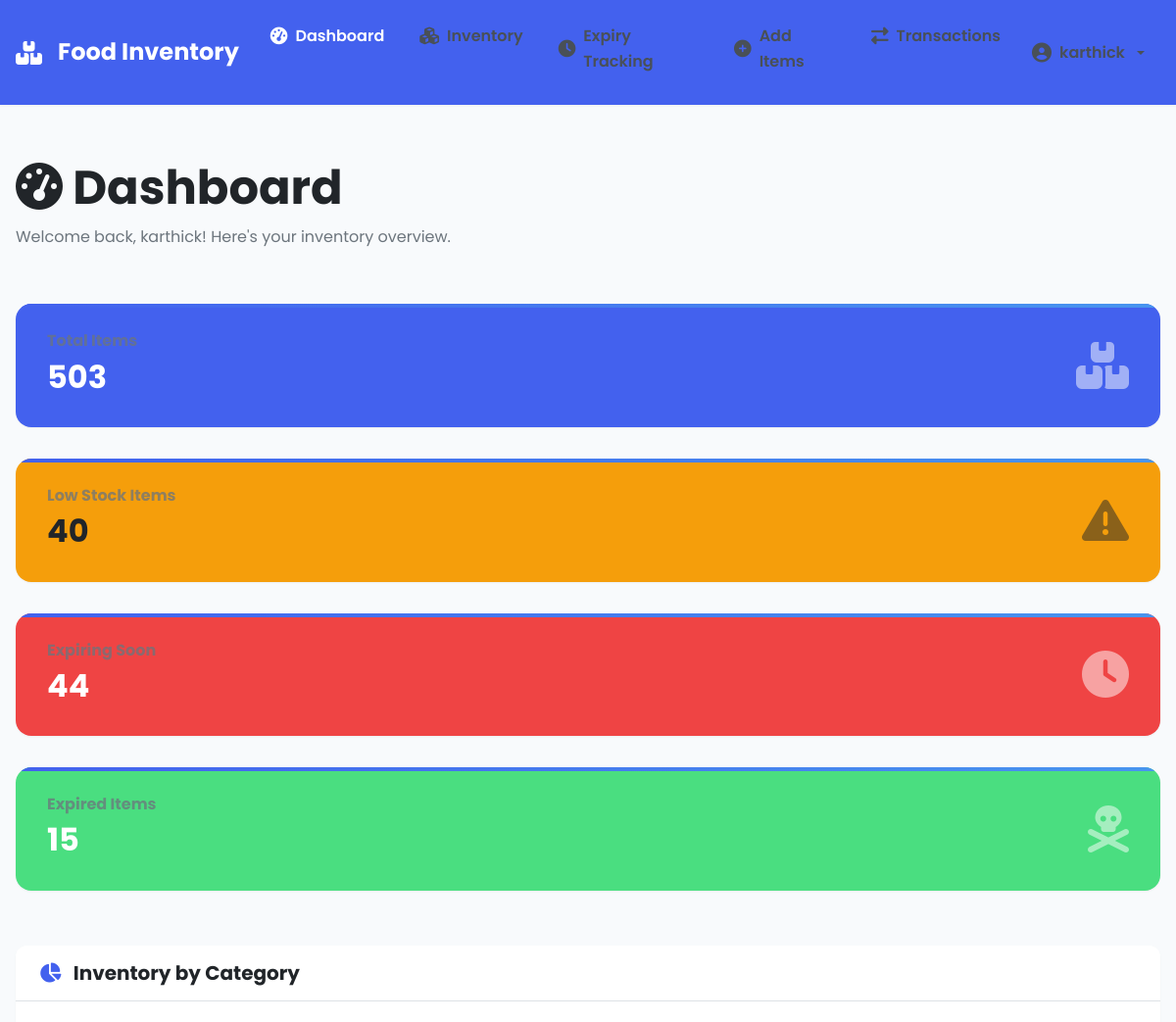
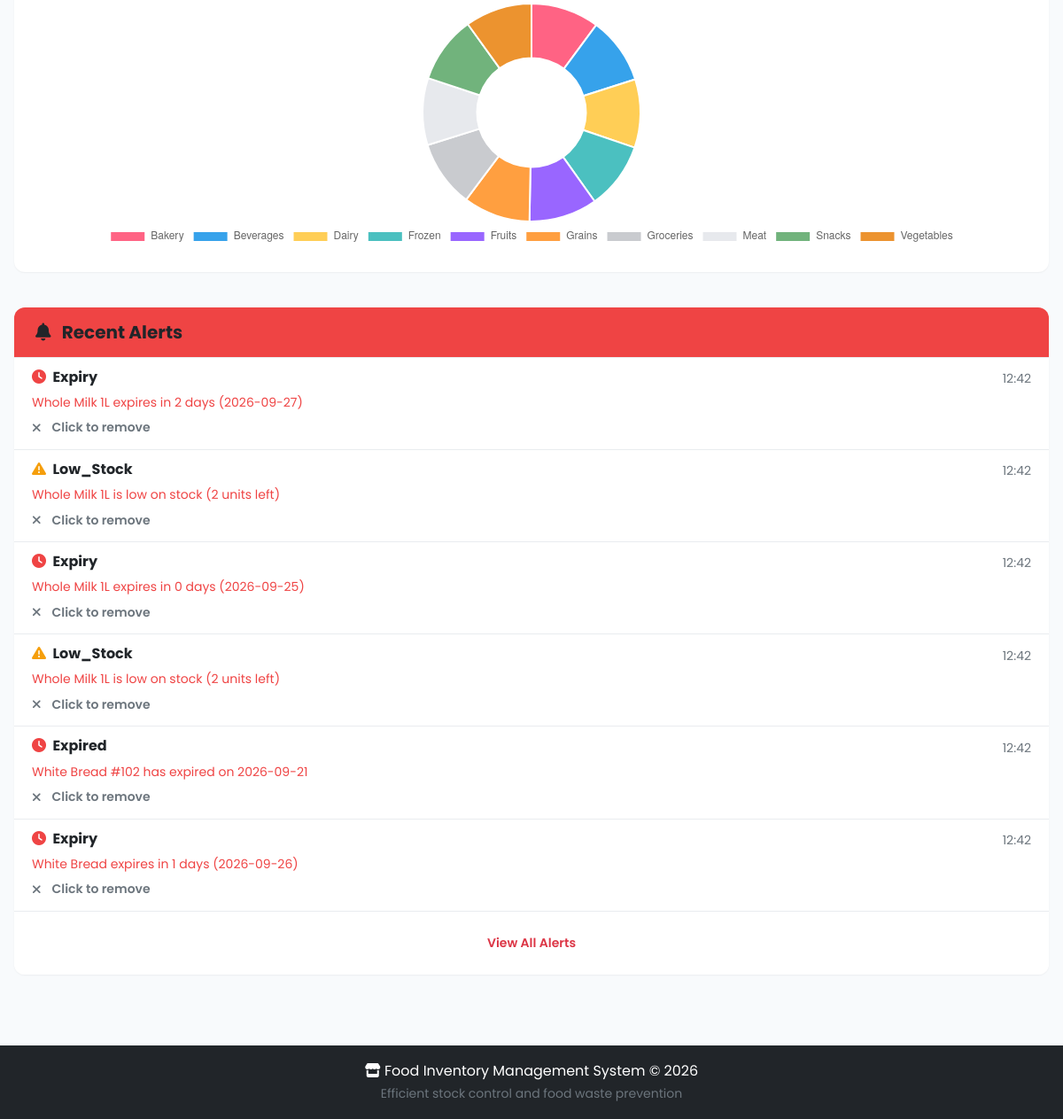
Screenshot of /dashboard/ (signed in) with the database file from the repository (2 pictures, top to bottom).
### inventory/models.py (models this page shows, shortened)
class User(AbstractUser):
    role = models.CharField(max_length=20, default='staff')  # admin, manager, staff
    created_at = models.DateTimeField(auto_now_add=True)

class Alert(models.Model):
    item = models.ForeignKey(FoodItem, on_delete=models.CASCADE, related_name='alerts')
    alert_type = models.CharField(max_length=50)  # expiry, low_stock, overstock, expired
    message = models.CharField(max_length=500)
    priority = models.CharField(max_length=20, default='medium')  # high, medium, low
    status = models.CharField(max_length=20, default='unread')  # unread, read, resolved
    created_at = models.DateTimeField(auto_now_add=True)
    resolved_at = models.DateTimeField(null=True, blank=True)
    class Meta:
        ordering = ['-created_at']

### inventory/views.py (the view)
# urls.py: path('dashboard/', views.dashboard, name='dashboard'),
@login_required
def dashboard(request):
    today = date.today()
    total_items = FoodItem.objects.count()
    low_stock_items = FoodItem.objects.filter(quantity__lt=10).count()
    expired_items = FoodItem.objects.filter(expiry_date__lt=today, quantity__gt=0).count()
    expiring_soon = FoodItem.objects.filter(
        expiry_date__lte=today + timedelta(days=3),
        expiry_date__gte=today,
        quantity__gt=0
    ).count()
    recent_alerts = Alert.objects.filter(status='unread').exclude(alert_type='overstock').order_by('-created_at')[:6]
    category_counts = FoodItem.objects.values('category').annotate(count=Count('id'))
    category_labels = [c['category'] for c in category_counts]
    category_values = [c['count'] for c in category_counts]
    context = {
        'total_items': total_items,
        'low_stock_items': low_stock_items,
        'expired_items': expired_items,
        'expiring_soon': expiring_soon,
        'recent_alerts': recent_alerts,
        'category_labels': category_labels,
        'category_values': category_values
    }
    return render(request, 'dashboard.html', context)

### templates/dashboard.html (shortened to what this page needs)
{% extends "base.html" %}
{% load static %}
{% block extra_css %}
<link rel="stylesheet" href="{% static 'css/dashboard.css' %}">
{% endblock %}
{% block content %}
<div class="container-fluid">
    <div class="row mb-4">
        <div class="col-12">
            <h1 class="display-5 fw-bold">
                <i class="fas fa-tachometer-alt"></i> Dashboard
            </h1>
            <p class="text-muted">Welcome back, {{ user.username }}! Here's your inventory overview.</p>
        </div>
    </div>
    <div class="row mb-4">
        <div class="col-md-3 col-sm-6 mb-3">
            <div class="card stat-card bg-primary text-white shadow-sm border-0">
                <div class="card-body">
                    <div class="d-flex justify-content-between align-items-center">
                        <div>
                            <h6 class="card-subtitle mb-2 opacity-75">Total Items</h6>
                            <h2 class="card-title fw-bold mb-0">{{ total_items }}</h2>
                        </div>
                        <i class="fas fa-boxes fa-3x opacity-50"></i>
                    </div>
                </div>
            </div>
        </div>
        <div class="col-md-3 col-sm-6 mb-3">
            <div class="card stat-card bg-warning text-dark shadow-sm border-0">
                <div class="card-body">
                    <div class="d-flex justify-content-between align-items-center">
                        <div>
                            <h6 class="card-subtitle mb-2 opacity-75">Low Stock Items</h6>
                            <h2 class="card-title fw-bold mb-0">{{ low_stock_items }}</h2>
                        </div>
                        <i class="fas fa-exclamation-triangle fa-3x opacity-50"></i>
                    </div>
                </div>
            </div>
        </div>
        <div class="col-md-3 col-sm-6 mb-3">
            <div class="card stat-card bg-danger text-white shadow-sm border-0">
                <div class="card-body">
                    <div class="d-flex justify-content-between align-items-center">
                        <div>
                            <h6 class="card-subtitle mb-2 opacity-75">Expiring Soon</h6>
                            <h2 class="card-title fw-bold mb-0">{{ expiring_soon }}</h2>
                        </div>
                        <i class="fas fa-clock fa-3x opacity-50"></i>
                    </div>
                </div>
            </div>
        </div>
        <div class="col-md-3 col-sm-6 mb-3">
            <div class="card stat-card bg-success text-white shadow-sm border-0">
                <div class="card-body">
                    <div class="d-flex justify-content-between align-items-center">
                        <div>
                            <h6 class="card-subtitle mb-2 opacity-75">Expired Items</h6>
                            <h2 class="card-title fw-bold mb-0">{{ expired_items }}</h2>
                        </div>
                        <i class="fas fa-skull-crossbones fa-3x opacity-50"></i>
                    </div>
                </div>
            </div>
        </div>
    </div>
    <div class="row">
        <div class="col-lg-8 mb-4">
            <div class="card shadow-sm border-0">
                <div class="card-header bg-white border-bottom py-3">
                    <h5 class="mb-0 fw-bold"><i class="fas fa-chart-pie me-2 text-primary"></i> Inventory by Category</h5>
                </div>
                <div class="card-body">
                    <canvas id="categoryChart" height="280"></canvas>
                </div>
            </div>
        </div>
        <div class="col-lg-4 mb-4">
            <div class="card shadow-sm border-0">
                <div class="card-header bg-danger text-white py-3">
                    <h5 class="mb-0 fw-bold"><i class="fas fa-bell me-2"></i> Recent Alerts</h5>
                </div>
                <div class="card-body p-0">
                    <div class="list-group list-group-flush" id="alertsContainer">
                        {% for alert in recent_alerts %}
                        <div class="list-group-item list-group-item-action alert-item" id="alert-item-{{ alert.id }}">
                            <div class="d-flex w-100 justify-content-between align-items-center">
                                <h6 class="mb-1 fw-bold">
                                    {% if alert.alert_type == 'expiry' or alert.alert_type == 'expired' %}
                                    <i class="fas fa-clock text-danger me-1"></i>
                                    {% else %}
                                    <i class="fas fa-exclamation-triangle text-warning me-1"></i>
                                    {% endif %}
                                    {{ alert.alert_type|title }}
                                </h6>
                                <small class="text-muted">{{ alert.created_at|date:"H:i" }}</small>
                            </div>
                            <p class="mb-1 text-danger small mt-1">{{ alert.message }}</p>
                            <button type="button" class="btn btn-link btn-sm text-decoration-none text-muted p-0 border-0" onclick="removeAlert({{ alert.id }})">
                                <i class="fas fa-times me-1"></i> Click to remove
                            </button>
                        </div>
                        {% empty %}
                        <div class="list-group-item text-center py-4">
                            <i class="fas fa-check-circle fa-2x text-success mb-2"></i>
                            <p class="text-muted mb-0">No new alerts!</p>
                        </div>
                        {% endfor %}
                    </div>
                </div>
                <div class="card-footer bg-white text-center py-3">
                    <a href="{% url 'expiry_tracking' %}" class="btn btn-sm btn-outline-danger px-3">
                        View All Alerts
                    </a>
                </div>
            </div>
        </div>
    </div>
</div>
{% endblock %}
{% block extra_js %}
<script>
    const ctx = document.getElementById('categoryChart').getContext('2d');
    const categoryLabels = {{ category_labels|safe }};
    const categoryValues = {{ category_values|safe }};
    new Chart(ctx, {
        type: 'doughnut',
        data: {
            labels: categoryLabels.length > 0 ? categoryLabels : ['No Items'],
            datasets: [{
                data: categoryValues.length > 0 ? categoryValues : [1],
                backgroundColor: [
                    '#FF6384', '#36A2EB', '#FFCE56', '#4BC0C0',
                    '#9966FF', '#FF9F40', '#C9CBCF', '#E7E9ED',
                    '#71B37C', '#EC932F', '#703A62', '#63A69F'
                ]
            }]
        },
        options: {
            responsive: true,
            maintainAspectRatio: false,
            plugins: {
                legend: {
                    position: 'bottom'
                }
            }
        }
    });
    function removeAlert(alertId) {
        fetch(`/api/alerts/${alertId}/resolve/`, {
            method: 'POST',
            headers: {
                'Content-Type': 'application/json'
            }
        })
        .then(res => res.json())
        .then(data => {
            if (data.success) {
                const el = document.getElementById(`alert-item-${alertId}`);
                if (el) {
                    el.style.transition = 'all 0.3s ease';
                    el.style.opacity = '0';
                    setTimeout(() => el.remove(), 300);
                }
            }
        })
        .catch(err => console.error('Error removing alert:', err));
    }
</script>
{% endblock %}

### templates/base.html (shortened to what this page needs)
{% load static %}
<!DOCTYPE html>
<html lang="en">
<head>
    <link href="https://cdn.jsdelivr.net/npm/bootstrap@5.3.0/dist/css/bootstrap.min.css" rel="stylesheet">
    <link rel="stylesheet" href="https://cdnjs.cloudflare.com/ajax/libs/font-awesome/6.4.0/css/all.min.css">
    <link rel="stylesheet" href="{% static 'css/style.css' %}">
    {% block extra_css %}{% endblock %}
</head>
<body>
    <nav class="navbar navbar-expand-lg navbar-dark bg-primary shadow-sm">
        <div class="container-fluid">
            <a class="navbar-brand fw-bold" href="{% url 'dashboard' %}">
                <i class="fas fa-boxes me-2"></i> Food Inventory
            </a>
            <div class="collapse navbar-collapse" id="navbarNav">
                {% if user.is_authenticated %}
                <ul class="navbar-nav me-auto mb-2 mb-lg-0 gap-1">
                    <li class="nav-item">
                        <a class="nav-link d-flex align-items-center gap-2 px-3 rounded {% if request.resolver_match.url_name == 'dashboard' %}active{% endif %}"
                            href="{% url 'dashboard' %}">
                            <i class="fas fa-tachometer-alt"></i> <span>Dashboard</span>
                        </a>
                    </li>
                    <li class="nav-item">
                        <a class="nav-link d-flex align-items-center gap-2 px-3 rounded {% if request.resolver_match.url_name == 'inventory' %}active{% endif %}"
                            href="{% url 'inventory' %}">
                            <i class="fas fa-cubes"></i> <span>Inventory</span>
                        </a>
                    </li>
                    <li class="nav-item">
                        <a class="nav-link d-flex align-items-center gap-2 px-3 rounded {% if request.resolver_match.url_name == 'expiry_tracking' %}active{% endif %}"
                            href="{% url 'expiry_tracking' %}">
                            <i class="fas fa-clock"></i> <span>Expiry Tracking</span>
                        </a>
                    </li>
                    <li class="nav-item">
                        <a class="nav-link d-flex align-items-center gap-2 px-3 rounded {% if request.resolver_match.url_name == 'add_item' %}active{% endif %}"
                            href="{% url 'add_item' %}">
                            <i class="fas fa-plus-circle"></i> <span>Add Items</span>
                        </a>
                    </li>
                    <li class="nav-item">
                        <a class="nav-link d-flex align-items-center gap-2 px-3 rounded {% if request.resolver_match.url_name == 'transactions' %}active{% endif %}"
                            href="{% url 'transactions' %}">
                            <i class="fas fa-exchange-alt"></i> <span>Transactions</span>
                        </a>
                    </li>
                </ul>
                <ul class="navbar-nav ms-auto align-items-center">
                    <li class="nav-item dropdown">
                        <a class="nav-link dropdown-toggle d-flex align-items-center gap-2 px-3" href="#" role="button"
                            data-bs-toggle="dropdown">
                            <i class="fas fa-user-circle fs-5"></i> <span>{{ user.username }}</span>
                        </a>
                    </li>
                </ul>
                {% endif %}
            </div>
        </div>
    </nav>
    <main class="py-4">
        {% block content %}{% endblock %}
    </main>
    <footer class="bg-dark text-white py-3 mt-5">
        <div class="container text-center">
            <p class="mb-0">
                <i class="fas fa-store"></i> Food Inventory Management System &copy; 2026
            </p>
            <small class="text-muted">Efficient stock control and food waste prevention</small>
        </div>
    </footer>
    {% block extra_js %}{% endblock %}
</body>
</html>

### rows the page displays
User: username "karthick"
Alert: alert_type "Expiry", created_at "12:42", message "Whole Milk 1L expires in 2 days (2026-09-27)"
Alert: alert_type "Low_Stock", created_at "12:42", message "Whole Milk 1L is low on stock (2 units left)"
Alert: alert_type "Expiry", created_at "12:42", message "Whole Milk 1L expires in 0 days (2026-09-25)"
Alert: alert_type "Low_Stock", created_at "12:42", message "Whole Milk 1L is low on stock (2 units left)"
Alert: alert_type "Expired", created_at "12:42", message "White Bread #102 has expired on 2026-09-21"
Alert: alert_type "Expiry", created_at "12:42", message "White Bread expires in 1 days (2026-09-26)"

### other values shown
{{ total_items }} "503"
{{ low_stock_items }} "40"
{{ expiring_soon }} "44"
{{ expired_items }} "15"
chart data {{ category_labels|safe }} ['Bakery', 'Beverages', 'Dairy', 'Frozen', 'Fruits', 'Grains', 'Groceries', 'Meat', 'Snacks', 'Vegetables']
chart data {{ category_values|safe }} [51, 50, 51, 50, 51, 50, 50, 50, 50, 50]
